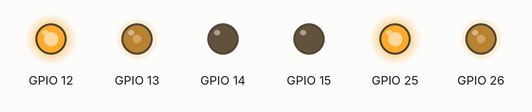
Recording of a program running on a simulated ESP32 board running MicroPython. Parts: output pins drawn as LEDs (lit = HIGH). At 6.0 s the program stops and its outputs stay as they are.

Above: at 0.1 s.
At 2.1 s:
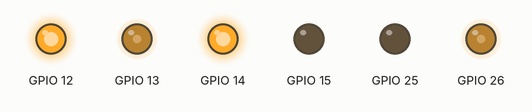
At 4.1 s:
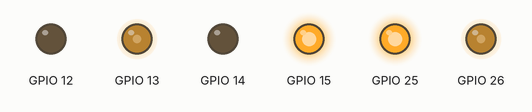
At 6.1 s:
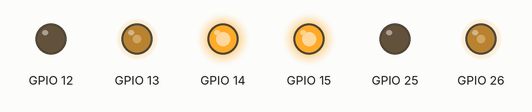
Timing chart, 0 to 7.5 s (numbered marks = the images above):
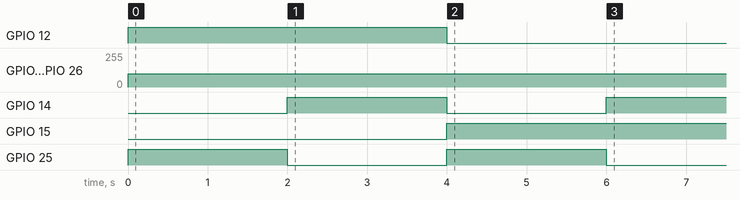

Measured:
- by itself, GPIO 12: LOW → HIGH at 0.00 s, → LOW 4.0 s later
- by itself, GPIO 13, GPIO 26: 0/255 → 100/255 at 0.00 s
- by itself, GPIO 14: LOW → HIGH at 2.0 s, → LOW 2.0 s later, → HIGH 2.0 s later
- by itself, GPIO 15: LOW → HIGH at 4.0 s
- by itself, GPIO 25: alternates HIGH for 2.0 s and LOW for 2.0 s

The program:

motor.py
```python
from machine import Pin, PWM

import time

class Motor:

    speed_1, speed_2 = 400, 400

    left_1, left_2, right_1, right_2 = Pin(15, Pin.OUT), Pin(12, Pin.OUT), Pin(14, Pin.OUT), Pin(25, Pin.OUT) # 4 6 7 8
    left_pwm, right_pwm = PWM(Pin(13), freq=256), PWM(Pin(26), freq=256) # 5 9

    def start(self):
        Motor.left_pwm.duty(Motor.speed_1)
        Motor.right_pwm.duty(Motor.speed_2)

    def stop(self):
        Motor.left_1.value(0)
        Motor.left_2.value(0)
        Motor.right_1.value(0)
        Motor.right_2.value(0)

    def next(self):
        Motor.left_1.value(0)
        Motor.left_2.value(1)
        Motor.right_1.value(0)
        Motor.right_2.value(1)

    def back(self):
        Motor.left_1.value(1)
        Motor.left_2.value(0)
        Motor.right_1.value(1)
        Motor.right_2.value(0)

    def left(self):
        Motor.left_1.value(0)
        Motor.left_2.value(1)
        Motor.right_1.value(1)
        Motor.right_2.value(0)

    def right(self):
        Motor.left_1.value(1)
        Motor.left_2.value(0)
        Motor.right_1.value(0)
        Motor.right_2.value(1)

tmp = Motor()
tmp.start()
tmp.next()
time.sleep(2)
tmp.left()
time.sleep(2)
tmp.right()
time.sleep(2)
tmp.back()
```
